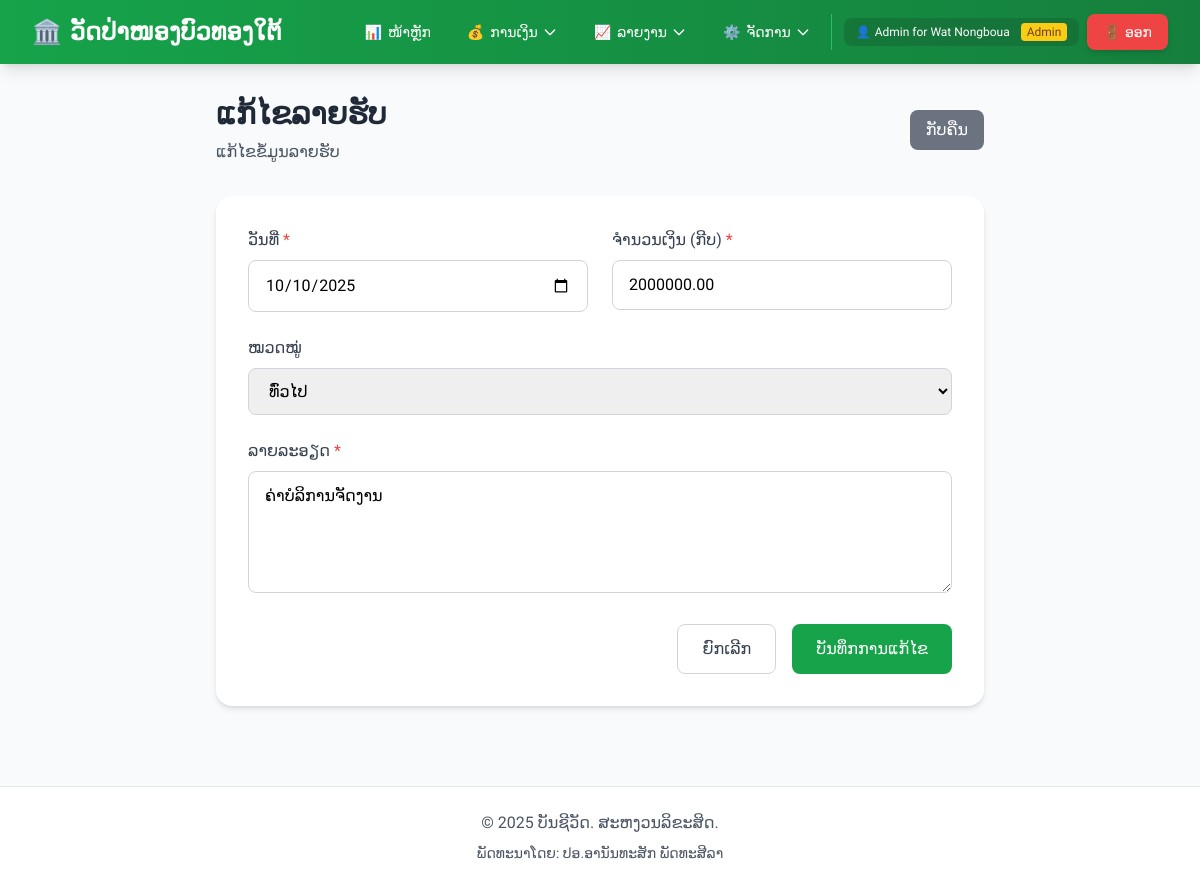
The app's page /modules/income/edit.php?id=3 (signed in) with its own data.
### tables this page shows
CREATE TABLE IF NOT EXISTS users (
    id INT PRIMARY KEY AUTO_INCREMENT,
    temple_id INT DEFAULT NULL COMMENT 'NULL for Super Admin, otherwise links to a temple',
    username VARCHAR(50) UNIQUE NOT NULL,
    password VARCHAR(255) NOT NULL,
    full_name VARCHAR(100) NOT NULL,
    role ENUM('admin', 'user') DEFAULT 'user',
    is_super_admin BOOLEAN DEFAULT FALSE COMMENT 'TRUE for Super Admin who can manage all temples',
    created_at TIMESTAMP DEFAULT CURRENT_TIMESTAMP,
    updated_at TIMESTAMP DEFAULT CURRENT_TIMESTAMP ON UPDATE CURRENT_TIMESTAMP,
    FOREIGN KEY (temple_id) REFERENCES temples(id) ON DELETE RESTRICT,
    INDEX idx_username (username),
    INDEX idx_temple_id (temple_id)
);

CREATE TABLE IF NOT EXISTS temples (
    id INT PRIMARY KEY AUTO_INCREMENT,
    temple_code VARCHAR(20) UNIQUE NOT NULL COMMENT 'ລະຫັດວັດ ເຊັ່ນ: WAT001',
    temple_name VARCHAR(200) NOT NULL COMMENT 'ຊື່ວັດ',
    temple_name_lao VARCHAR(200) NOT NULL COMMENT 'ຊື່ວັດພາສາລາວ',
    abbot_name VARCHAR(100) COMMENT 'ຊື່ເຈົ້າອະທິການ',
    address TEXT COMMENT 'ທີ່ຢູ່',
    district VARCHAR(100) COMMENT 'ເມືອງ',
    province VARCHAR(100) COMMENT 'ແຂວງ',
    phone VARCHAR(20) COMMENT 'ເບີໂທ',
    email VARCHAR(100) COMMENT 'ອີເມລ',
    logo_url VARCHAR(255) COMMENT 'URL ຮູບໂລໂກ້ວັດ',
    status ENUM('active', 'inactive') DEFAULT 'active' COMMENT 'ສະຖານະ',
    created_at TIMESTAMP DEFAULT CURRENT_TIMESTAMP,
    updated_at TIMESTAMP DEFAULT CURRENT_TIMESTAMP ON UPDATE CURRENT_TIMESTAMP,
    INDEX idx_temple_code (temple_code),
    INDEX idx_status (status)
);

CREATE TABLE IF NOT EXISTS income (
    id INT PRIMARY KEY AUTO_INCREMENT,
    temple_id INT NOT NULL,
    date DATE NOT NULL,
    description TEXT NOT NULL,
    amount DECIMAL(15,2) NOT NULL,
    category_id INT,
    created_by INT NOT NULL,
    created_at TIMESTAMP DEFAULT CURRENT_TIMESTAMP,
    updated_at TIMESTAMP DEFAULT CURRENT_TIMESTAMP ON UPDATE CURRENT_TIMESTAMP,
    FOREIGN KEY (temple_id) REFERENCES temples(id) ON DELETE RESTRICT,
    FOREIGN KEY (created_by) REFERENCES users(id) ON DELETE RESTRICT,
    FOREIGN KEY (category_id) REFERENCES income_categories(id) ON DELETE SET NULL,
    INDEX idx_date (date),
    INDEX idx_temple_id (temple_id),
    INDEX idx_created_by (created_by)
);

### config.php (called while the page is built, shortened)
<?php
require_once __DIR__ . '/includes/temple_functions.php';
function getDB() {
    static $pdo = null;
    if ($pdo === null) {
        try {
            $dsn = "mysql:host=" . DB_HOST . ";dbname=" . DB_NAME . ";charset=" . DB_CHARSET;
            $options = [
                PDO::ATTR_ERRMODE => PDO::ERRMODE_EXCEPTION,
                PDO::ATTR_DEFAULT_FETCH_MODE => PDO::FETCH_ASSOC,
                PDO::ATTR_EMULATE_PREPARES => false,
                PDO::MYSQL_ATTR_INIT_COMMAND => "SET NAMES " . DB_CHARSET
            ];
            $pdo = new PDO($dsn, DB_USER, DB_PASS, $options);
        } catch (PDOException $e) {
            die("ການເຊື່ອມຕໍ່ຖານຂໍ້ມູນຜິດພາດ: " . $e->getMessage());
        }
    }
    return $pdo;
}
function isLoggedIn() {
    return isset($_SESSION['user_id']) && isset($_SESSION['username']);
}
function isAdmin() {
    return isset($_SESSION['role']) && $_SESSION['role'] === 'admin';
}
function e($string) {
    return htmlspecialchars($string, ENT_QUOTES, 'UTF-8');
}
function getCurrentUser() {
    if (!isLoggedIn()) {
        return null;
    }
    static $currentUser = null;
    if ($currentUser === null) {
        $db = getDB();
        $stmt = $db->prepare("SELECT * FROM users WHERE id = ?");
        $stmt->execute([$_SESSION['user_id']]);
        $currentUser = $stmt->fetch();
    }
    return $currentUser;
}

### includes/temple_functions.php (called while the page is built, shortened)
<?php
function getTempleById($templeId) {
    $db = getDB();
    $stmt = $db->prepare("SELECT * FROM temples WHERE id = ?");
    $stmt->execute([$templeId]);
    return $stmt->fetch();
}
function getCurrentUserTemple() {
    $user = getCurrentUser();
    return getTempleById($user['temple_id']);
}
function isSuperAdmin() {
    if (!isLoggedIn()) {
        return false;
    }
    $user = getCurrentUser();
    return !empty($user['is_super_admin']);
}

### modules/income/edit.php (the view, shortened to what this page needs)
<?php
require_once __DIR__ . '/../../config.php';
$db = getDB();
$id = $_GET['id'] ?? 0;
$stmt = $db->prepare("SELECT * FROM income WHERE id = :id LIMIT 1");
$stmt->execute([':id' => $id]);
$record = $stmt->fetch();
require_once __DIR__ . '/../../includes/header.php';
?>
<div class="max-w-3xl mx-auto">
    <div class="mb-8">
        <div class="flex items-center justify-between">
            <div>
                <h1 class="text-3xl font-bold text-gray-800 mb-2">ແກ້ໄຂລາຍຮັບ</h1>
                <p class="text-gray-600">ແກ້ໄຂຂໍ້ມູນລາຍຮັບ</p>
            </div>
            <a href="<?php echo BASE_URL; ?>/modules/income/list.php"
               class="bg-gray-500 hover:bg-gray-600 text-white px-4 py-2 rounded-lg transition duration-200">
                ກັບຄືນ
            </a>
        </div>
    </div>
    <div class="bg-white rounded-2xl shadow-md p-8">
        <form method="POST" action="">
            <div class="grid grid-cols-1 md:grid-cols-2 gap-6 mb-6">
                <div>
                    <label for="date" class="block text-gray-700 font-medium mb-2">
                        ວັນທີ່ <span class="text-red-500">*</span>
                    </label>
                    <input type="date"
                           id="date"
                           name="date"
                           required
                           value="<?php echo e($_POST['date'] ?? $record['date']); ?>"
                           class="w-full px-4 py-3 border border-gray-300 rounded-lg focus:outline-none focus:ring-2 focus:ring-green-500 focus:border-transparent">
                </div>
                <div>
                    <label for="amount" class="block text-gray-700 font-medium mb-2">
                        ຈຳນວນເງິນ (ກີບ) <span class="text-red-500">*</span>
                    </label>
                    <input type="number"
                           id="amount"
                           name="amount"
                           required
                           min="0"
                           step="1"
                           value="<?php echo e($_POST['amount'] ?? $record['amount']); ?>"
                           class="w-full px-4 py-3 border border-gray-300 rounded-lg focus:outline-none focus:ring-2 focus:ring-green-500 focus:border-transparent"
                           placeholder="0">
                </div>
            </div>
            <div class="mb-6">
                <label for="category" class="block text-gray-700 font-medium mb-2">
                    ໝວດໝູ່
                </label>
                <select id="category"
                        name="category"
                        class="w-full px-4 py-3 border border-gray-300 rounded-lg focus:outline-none focus:ring-2 focus:ring-green-500 focus:border-transparent">
                    <option value="ທົ່ວໄປ" <?php echo ($record['category'] === 'ທົ່ວໄປ') ? 'selected' : ''; ?>>ທົ່ວໄປ</option>
                </select>
            </div>
            <div class="mb-6">
                <label for="description" class="block text-gray-700 font-medium mb-2">
                    ລາຍລະອຽດ <span class="text-red-500">*</span>
                </label>
                <textarea id="description"
                          name="description"
                          required
                          rows="4"
                          class="w-full px-4 py-3 border border-gray-300 rounded-lg focus:outline-none focus:ring-2 focus:ring-green-500 focus:border-transparent"
                          placeholder="ລາຍລະອຽດລາຍຮັບ..."><?php echo e($_POST['description'] ?? $record['description']); ?></textarea>
            </div>
            <div class="flex justify-end space-x-4">
                <a href="<?php echo BASE_URL; ?>/modules/income/list.php"
                   class="px-6 py-3 border border-gray-300 rounded-lg text-gray-700 hover:bg-gray-50 transition duration-200">
                    ຍົກເລີກ
                </a>
                <button type="submit"
                        class="bg-green-600 hover:bg-green-700 text-white px-6 py-3 rounded-lg transition duration-200">
                    ບັນທຶກການແກ້ໄຂ
                </button>
            </div>
        </form>
    </div>
</div>
<?php require_once __DIR__ . '/../../includes/footer.php'; ?>

### includes/header.php (shortened to what this page needs)
<?php
require_once __DIR__ . '/../config.php';
?>
<!DOCTYPE html>
<html lang="lo">
<head>
    <script src="https://cdn.tailwindcss.com"></script>
</head>
<body class="bg-gray-50">
    <?php if (isLoggedIn()): ?>
    <nav class="bg-gradient-to-r from-green-600 to-green-700 shadow-lg">
        <div class="max-w-7xl mx-auto px-4 sm:px-6 lg:px-8">
            <div class="flex justify-between h-16">
                <div class="flex items-center">
                    <a href="<?php echo BASE_URL; ?>/index.php" class="text-xl sm:text-2xl font-bold text-white flex items-center hover:text-green-100 transition duration-200">
                        <span class="text-2xl">🏛️</span>
                        <?php
                        $displayName = SITE_NAME;
                        if (function_exists('getCurrentUserTemple')) {
                            $temple = getCurrentUserTemple();
                            if ($temple) {
                                $displayName = $temple['temple_name_lao'] ?: $temple['temple_name'];
                            }
                        } elseif (function_exists('getActiveTemple')) {
                            $temple = getActiveTemple();
                            if ($temple) {
                                $displayName = $temple['temple_name_lao'] ?: $temple['temple_name'];
                            }
                        }
                        ?>
                        <span class="ml-2 hidden sm:inline"><?php echo e($displayName); ?></span>
                    </a>
                </div>
                <div class="hidden md:flex md:items-center md:space-x-1">
                    <a href="<?php echo BASE_URL; ?>/index.php"
                       class="px-4 py-2 text-sm font-medium text-white hover:bg-green-800 rounded-lg transition duration-200 flex items-center">
                        <span class="mr-1.5">📊</span> ໜ້າຫຼັກ
                    </a>
                    <div class="relative group">
                        <button class="px-4 py-2 text-sm font-medium text-white hover:bg-green-800 rounded-lg transition duration-200 flex items-center">
                            <span class="mr-1.5">💰</span> ການເງິນ
                            <svg class="w-4 h-4 ml-1" fill="none" stroke="currentColor" viewBox="0 0 24 24">
                                <path stroke-linecap="round" stroke-linejoin="round" stroke-width="2" d="M19 9l-7 7-7-7"></path>
                            </svg>
                        </button>
                    </div>
                    <div class="relative group">
                        <button class="px-4 py-2 text-sm font-medium text-white hover:bg-green-800 rounded-lg transition duration-200 flex items-center">
                            <span class="mr-1.5">📈</span> ລາຍງານ
                            <svg class="w-4 h-4 ml-1" fill="none" stroke="currentColor" viewBox="0 0 24 24">
                                <path stroke-linecap="round" stroke-linejoin="round" stroke-width="2" d="M19 9l-7 7-7-7"></path>
                            </svg>
                        </button>
                    </div>
                    <?php if (isAdmin()): ?>
                    <div class="relative group">
                        <button class="px-4 py-2 text-sm font-medium text-white hover:bg-green-800 rounded-lg transition duration-200 flex items-center">
                            <span class="mr-1.5">⚙️</span> ຈັດການ
                            <svg class="w-4 h-4 ml-1" fill="none" stroke="currentColor" viewBox="0 0 24 24">
                                <path stroke-linecap="round" stroke-linejoin="round" stroke-width="2" d="M19 9l-7 7-7-7"></path>
                            </svg>
                        </button>
                    </div>
                    <?php endif; ?>
                    <div class="flex items-center space-x-2 ml-3 pl-3 border-l border-green-500">
                        <div class="hidden lg:flex items-center px-3 py-1.5 bg-green-800 bg-opacity-50 rounded-lg">
                            <span class="text-xs text-white">
                                <span class="mr-1">👤</span><?php echo e($_SESSION['full_name'] ?? $_SESSION['username']); ?>
                                <?php if (function_exists('isSuperAdmin') && isSuperAdmin()): ?>
                                    <span class="ml-2 px-1.5 py-0.5 text-xs bg-purple-400 text-purple-900 rounded font-medium">Super Admin</span>
                                <?php elseif (isAdmin()): ?>
                                    <span class="ml-2 px-1.5 py-0.5 text-xs bg-yellow-400 text-yellow-900 rounded font-medium">Admin</span>
                                <?php endif; ?>
                            </span>
                        </div>
                        <a href="<?php echo BASE_URL; ?>/logout.php"
                           class="bg-red-500 hover:bg-red-600 text-white px-4 py-2 rounded-lg text-sm font-medium transition duration-200 flex items-center shadow-md">
                            <span class="mr-1">🚪</span> ອອກ
                        </a>
                    </div>
                </div>
            </div>
        </div>
    </nav>
    <?php endif; ?>
    <main class="max-w-7xl mx-auto px-4 sm:px-6 lg:px-8 py-8">

### includes/header.php (style rules this page uses)
body { font-family: 'Phetsarath', sans-serif; }

### records on screen
users: temple.temple_name_lao "ວັດປ່າໜອງບົວທອງໃຕ້"
income: date "10/10/2025", amount "2000000.00", description "ຄ່າບໍລິການຈັດງານ"

### other values on screen
$_SESSION['full_name'] "Admin for Wat Nongboua"
SITE_NAME "ບັນຊີວັດ"
